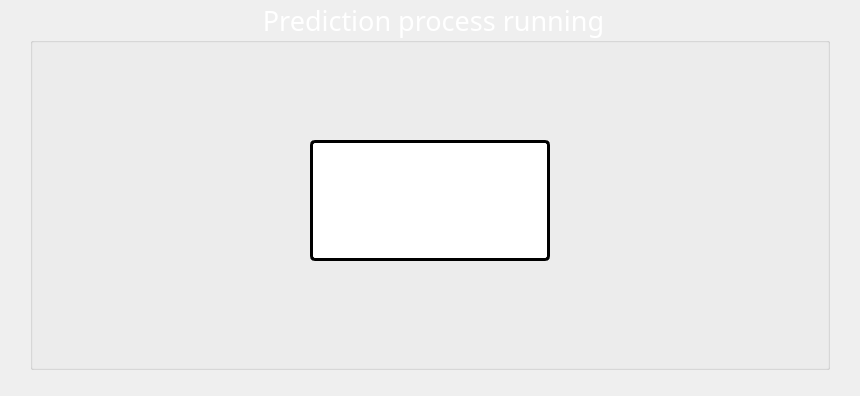
<?xml version="1.0" encoding="UTF-8"?>
<ui version="4.0">
 <class>LoadingWindow</class>
 <widget class="QMainWindow" name="LoadingWindow">
  <property name="geometry">
   <rect>
    <x>0</x>
    <y>0</y>
    <width>860</width>
    <height>396</height>
   </rect>
  </property>
  <property name="windowTitle">
   <string>Prediction in process</string>
  </property>
  <widget class="QWidget" name="centralwidget">
   <widget class="QLabel" name="backgroundImg">
    <property name="geometry">
     <rect>
      <x>0</x>
      <y>0</y>
      <width>860</width>
      <height>396</height>
     </rect>
    </property>
    <property name="text">
     <string/>
    </property>
    <property name="pixmap">
     <pixmap>../RESOURCES/background.jpg</pixmap>
    </property>
    <property name="scaledContents">
     <bool>true</bool>
    </property>
   </widget>
   <widget class="QGroupBox" name="groupBox">
    <property name="enabled">
     <bool>true</bool>
    </property>
    <property name="geometry">
     <rect>
      <x>30</x>
      <y>0</y>
      <width>800</width>
      <height>370</height>
     </rect>
    </property>
    <property name="palette">
     <palette>
      <active>
       <colorrole role="WindowText">
        <brush brushstyle="SolidPattern">
         <color alpha="255">
          <red>255</red>
          <green>255</green>
          <blue>255</blue>
         </color>
        </brush>
       </colorrole>
       <colorrole role="Button">
        <brush brushstyle="SolidPattern">
         <color alpha="255">
          <red>0</red>
          <green>0</green>
          <blue>127</blue>
         </color>
        </brush>
       </colorrole>
       <colorrole role="Text">
        <brush brushstyle="SolidPattern">
         <color alpha="255">
          <red>255</red>
          <green>255</green>
          <blue>255</blue>
         </color>
        </brush>
       </colorrole>
       <colorrole role="ButtonText">
        <brush brushstyle="SolidPattern">
         <color alpha="255">
          <red>255</red>
          <green>255</green>
          <blue>255</blue>
         </color>
        </brush>
       </colorrole>
       <colorrole role="Base">
        <brush brushstyle="SolidPattern">
         <color alpha="255">
          <red>255</red>
          <green>255</green>
          <blue>255</blue>
         </color>
        </brush>
       </colorrole>
       <colorrole role="ToolTipText">
        <brush brushstyle="SolidPattern">
         <color alpha="255">
          <red>0</red>
          <green>0</green>
          <blue>0</blue>
         </color>
        </brush>
       </colorrole>
      </active>
      <inactive>
       <colorrole role="WindowText">
        <brush brushstyle="SolidPattern">
         <color alpha="255">
          <red>255</red>
          <green>255</green>
          <blue>255</blue>
         </color>
        </brush>
       </colorrole>
       <colorrole role="Button">
        <brush brushstyle="SolidPattern">
         <color alpha="255">
          <red>0</red>
          <green>0</green>
          <blue>127</blue>
         </color>
        </brush>
       </colorrole>
       <colorrole role="Text">
        <brush brushstyle="SolidPattern">
         <color alpha="255">
          <red>255</red>
          <green>255</green>
          <blue>255</blue>
         </color>
        </brush>
       </colorrole>
       <colorrole role="ButtonText">
        <brush brushstyle="SolidPattern">
         <color alpha="255">
          <red>255</red>
          <green>255</green>
          <blue>255</blue>
         </color>
        </brush>
       </colorrole>
       <colorrole role="Base">
        <brush brushstyle="SolidPattern">
         <color alpha="255">
          <red>255</red>
          <green>255</green>
          <blue>255</blue>
         </color>
        </brush>
       </colorrole>
       <colorrole role="ToolTipText">
        <brush brushstyle="SolidPattern">
         <color alpha="255">
          <red>0</red>
          <green>0</green>
          <blue>0</blue>
         </color>
        </brush>
       </colorrole>
      </inactive>
      <disabled>
       <colorrole role="WindowText">
        <brush brushstyle="SolidPattern">
         <color alpha="255">
          <red>255</red>
          <green>255</green>
          <blue>255</blue>
         </color>
        </brush>
       </colorrole>
       <colorrole role="Button">
        <brush brushstyle="SolidPattern">
         <color alpha="255">
          <red>0</red>
          <green>0</green>
          <blue>127</blue>
         </color>
        </brush>
       </colorrole>
       <colorrole role="Text">
        <brush brushstyle="SolidPattern">
         <color alpha="255">
          <red>255</red>
          <green>255</green>
          <blue>255</blue>
         </color>
        </brush>
       </colorrole>
       <colorrole role="ButtonText">
        <brush brushstyle="SolidPattern">
         <color alpha="255">
          <red>255</red>
          <green>255</green>
          <blue>255</blue>
         </color>
        </brush>
       </colorrole>
       <colorrole role="Base">
        <brush brushstyle="SolidPattern">
         <color alpha="255">
          <red>240</red>
          <green>240</green>
          <blue>240</blue>
         </color>
        </brush>
       </colorrole>
       <colorrole role="ToolTipText">
        <brush brushstyle="SolidPattern">
         <color alpha="255">
          <red>0</red>
          <green>0</green>
          <blue>0</blue>
         </color>
        </brush>
       </colorrole>
      </disabled>
     </palette>
    </property>
    <property name="font">
     <font>
      <family>Sitka</family>
      <pointsize>20</pointsize>
      <weight>50</weight>
      <italic>false</italic>
      <bold>false</bold>
     </font>
    </property>
    <property name="styleSheet">
     <string notr="true">color: rgb(255, 255, 255);
font: 20pt &quot;Sitka&quot;;</string>
    </property>
    <property name="title">
     <string>Prediction process running</string>
    </property>
    <property name="alignment">
     <set>Qt::AlignCenter</set>
    </property>
    <widget class="QLabel" name="loadinLabel">
     <property name="geometry">
      <rect>
       <x>280</x>
       <y>140</y>
       <width>240</width>
       <height>121</height>
      </rect>
     </property>
     <property name="styleSheet">
      <string notr="true">border-width: 3px;
border-radius: 5px;
border-color: rgb(0, 0, 0);
border-style: solid;
color: rgb(0, 0, 0);                                                      
background-color: rgb(255, 255, 255);</string>
     </property>
     <property name="text">
      <string/>
     </property>
     <property name="pixmap">
      <pixmap>../RESOURCES/please_wait3.gif</pixmap>
     </property>
     <property name="scaledContents">
      <bool>false</bool>
     </property>
     <property name="alignment">
      <set>Qt::AlignCenter</set>
     </property>
     <property name="margin">
      <number>0</number>
     </property>
    </widget>
   </widget>
   <widget class="QPushButton" name="resultsBtn">
    <property name="enabled">
     <bool>true</bool>
    </property>
    <property name="geometry">
     <rect>
      <x>570</x>
      <y>420</y>
      <width>240</width>
      <height>60</height>
     </rect>
    </property>
    <property name="font">
     <font>
      <family>Sitka Small</family>
      <pointsize>16</pointsize>
      <weight>9</weight>
      <italic>false</italic>
      <bold>false</bold>
     </font>
    </property>
    <property name="acceptDrops">
     <bool>false</bool>
    </property>
    <property name="autoFillBackground">
     <bool>false</bool>
    </property>
    <property name="styleSheet">
     <string notr="true">background-color: rgb(0, 111, 0);

font: 75 16pt &quot;Sitka Small&quot;;
color: rgb(255, 255, 255);
border-width: 3px;
border-radius: 30px;
border-color: rgb(255, 255, 255);
border-style: solid;

alternate-background-color: rgb(135, 135, 135);</string>
    </property>
    <property name="text">
     <string>results</string>
    </property>
    <property name="checkable">
     <bool>false</bool>
    </property>
    <property name="autoDefault">
     <bool>false</bool>
    </property>
    <property name="default">
     <bool>false</bool>
    </property>
    <property name="flat">
     <bool>false</bool>
    </property>
   </widget>
  </widget>
 </widget>
 <resources/>
 <connections/>
</ui>
